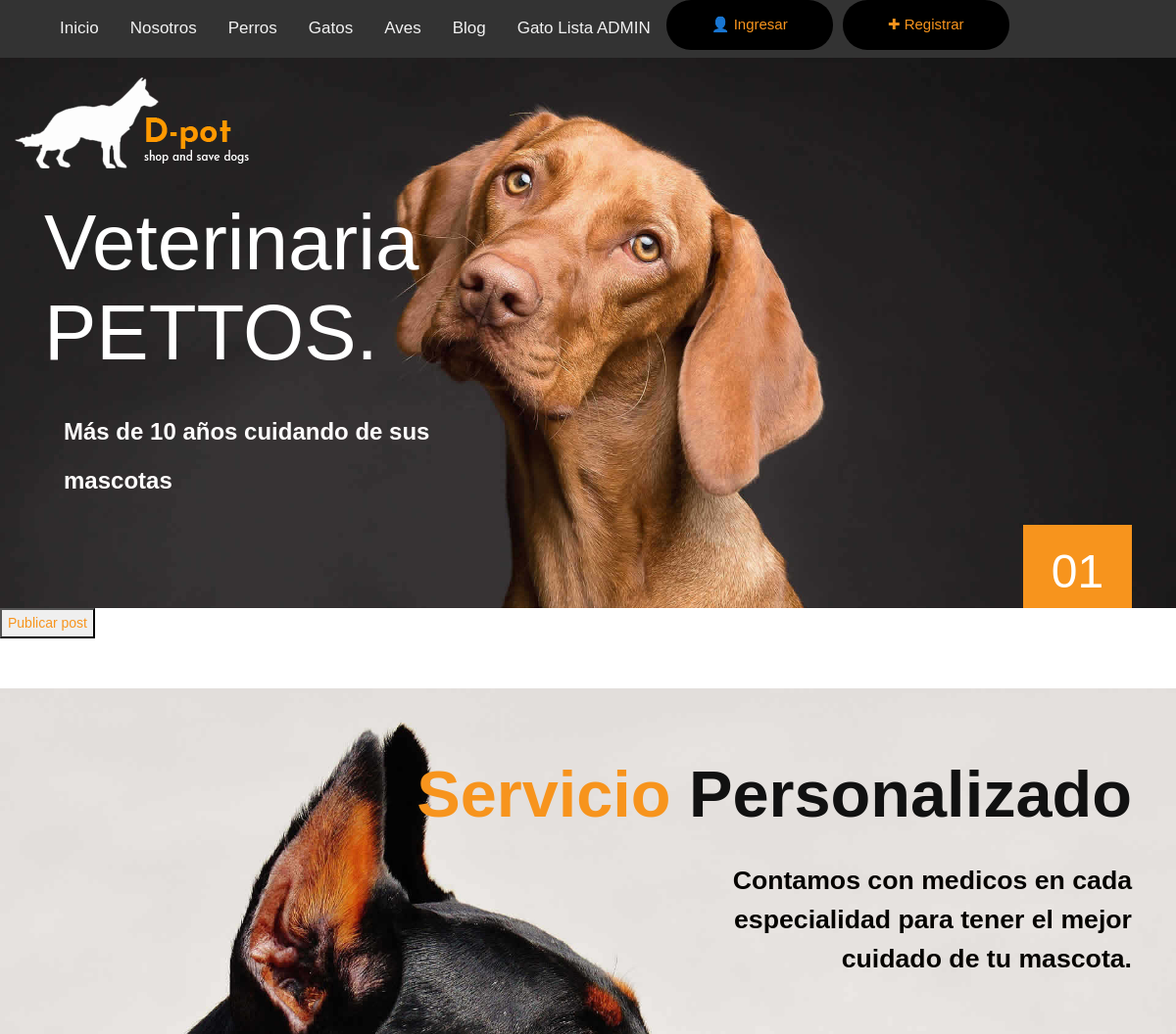
/AppCoder/leerblog (upper part), run on an earlier commit of the app's database.
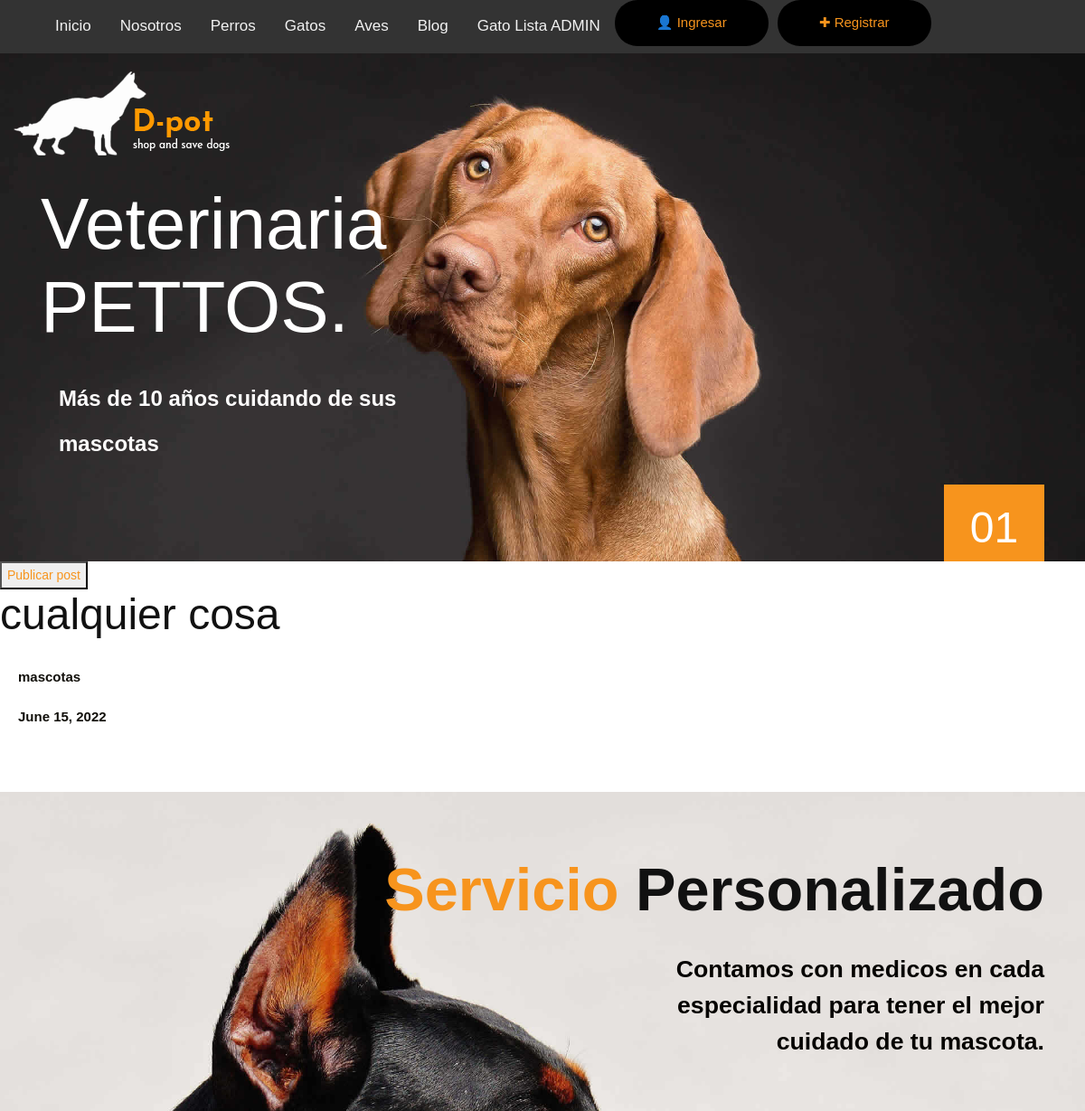
And on a later commit of the database.
### AppCoder/models.py (models this page shows)
class Post(models.Model):
    titulo=models.CharField(max_length=250)
    contenido=models.CharField(max_length=1000)
    fecha=models.DateField()

### AppCoder/views.py (the view)
# urls.py: path('leerblog',views.leerBlog, name= "Blog")
def leerBlog(request):
    blogs=Post.objects.all()
    contexto={"blogs":blogs}
    return render(request,"AppCoder/leerblog.html",contexto)

### AppCoder/templates/AppCoder/leerblog.html
{% extends 'AppCoder/padre.html' %}
{% load static %}
{% block contenidoQueCambia %}
<div>
    <button><a style="color: #f7941d;" href="{% url 'Publicar blog' %}">Publicar post</a></button>
</div>
<body>
    {% for b in blogs %}
        <h1>{{b.titulo}}</h1>
        <p>{{b.contenido}}</p>
        <p>{{b.fecha}}</p>
    {% endfor %}
    <br>
    <br>
</body>
{% endblock %}

### AppCoder/templates/AppCoder/padre.html (shortened to what this page needs)
<!DOCTYPE html>
<html lang="en">
<head>
{%load static %}
<link rel="stylesheet" type="text/css" href="{%static 'AppCoder/css/bootstrap.min.css'%}">
<link rel="stylesheet" type="text/css" href="{%static 'AppCoder/css/style.css'%}">
<link rel="stylesheet" href="{%static 'AppCoder/css/responsive.css'%}">
<link rel="stylesheet" href="{%static 'AppCoder/css/jquery.mCustomScrollbar.min.css'%}">
<link rel="stylesheet" href="https://netdna.bootstrapcdn.com/font-awesome/4.0.3/css/font-awesome.css">
<link rel="stylesheet" href="{%static 'AppCoder/css/owl.carousel.min.css'%}">
<link rel="stylesheet" href="{%static 'AppCoder/css/owl.theme.default.min.css'%}">
<link rel="stylesheet" href="https://cdnjs.cloudflare.com/ajax/libs/fancybox/2.1.5/jquery.fancybox.min.css" media="screen">
</head>
<body>
						<nav class="topnav">
							<div class="container">
							 <a href="{% url 'Inicio' %}">Inicio</a>
							<a href="{% url 'About' %}">Nosotros</a>
							<a href="{% url 'Perros' %}">Perros</a>
							<a href="{% url 'Gatos' %}">Gatos</a>
							<a href="{% url 'Aves' %}">Aves</a>
							<a href="{% url 'Blog' %}">Blog</a>
							<a href="{% url 'List' %}">Gato Lista ADMIN</a>
							{% if not request.user.is_aunthenticated %}
							<a class="btn btn-primary" style="font-size:15px;color: #f7941d;" href="{% url 'Login' %}">&#128100; Ingresar</a>
							{% endif %}
							{% if not  request.user.is_aunthenticated %}
							<a class="btn btn-primary" style="font-size:15px;color: #f7941d;" href="{% url 'Register' %}">&#10010; Registrar</a>
							{% endif %}
							</div>
			</nav>
	<div class="header_section">
					<div class="col-md-4">
						<div><a href="index.html"><img src="{%static 'AppCoder/images/logo.png' %}"></a></div>
	</div>
	<div class="banner_main">
		<div class="container">
			<div class="ram">
				<div class="row">
					<div class="col-sm-12">
						<h1 class="taital">Veterinaria PETTOS.</h1>
						<p class="consectetur_text">Más de 10 años cuidando de sus mascotas</p>
					</div>
				</div>
			</div>
			<div class="box">
				<h1 class="numbar_text">01</h1>
			</div>
		</div>
	</div>
</div>
{% block  contenidoQueCambia %}
    {% endblock  %}
	<div class="about_section">
		<div class="about_text">
			<div class="container">
				<h1 class="about_taital_1"><strong><span style="color: #f7941d;">Servicio</span> Personalizado</strong></h1>
				<p class="magna_text"> Contamos con medicos en cada especialidad para tener el mejor cuidado de tu mascota.</p>
				<div class="about">
				</div>
			</div>
		</div>
	</div>
</body>
</html>

### AppCoder/static/AppCoder/css/style.css (style rules this page uses)
* { box-sizing: border-box !important; transition: ease all 0.5s; }
html { scroll-behavior: smooth; }
body { color: #666666; font-size: 14px; font-family: 'Josefin Sans', sans-serif;; line-height: 1.80857; font-weight: normal; overflow-x: hidden; }
a { color: #1f1f1f; text-decoration: none !important; outline: none !important; -webkit-transition: all .3s ease-in-out; -moz-transition: all .3s ease-in-out; -ms-transition: all .3s ease-in-out; -o-transition: all .3s ease-in-out; transition: all .3s ease-in-out; }
h1, h2, h3, h4, h5, h6 { letter-spacing: 0; font-weight: normal; position: relative; padding: 0 0 10px 0; font-weight: normal; line-height: normal; color: #111111; margin: 0 }
h1 { font-size: 48px }
*, *::after, *::before { -webkit-box-sizing: border-box; -moz-box-sizing: border-box; box-sizing: border-box; }
p { margin: 20px; font-weight: 600; font-size: 15px; line-height: 24px; color: #110f0a; }
a { color: #ffffff; text-decoration: none; outline: none !important; }
.header_section { width: 100%; float: left; background-image: url(../images/banner.jpg); height: auto; padding-top: 20px; background-size: cover; }
.banner_main { width: 100%; float: left; padding-top: 30px; }
.taital { width: 57%; float: left; font-size: 60pt; color: #ffffff; text-align: right; }
.ram { width: 45%; float: left; }
.consectetur_text { width: 90%; float: left; font-size: 24px; color: #fefcfc; line-height: 50px; }
.box { width: 100%; float: left; text-align: right; }
.numbar_text { background-color: #f7941d; width: 10%; text-align: center; float: right; padding-top: 20px; color: #ffffff; }
.about_section { width: 100%; float: left; background-image: url(../images/about-img.jpg); height: auto; background-size: 100%; background-repeat: no-repeat; }
.about_text { width: 100%; float: left; }
.about_taital_1 { width: 100%; float: left; font-size: 50pt; text-align: right; margin-top: 70px; }
.about { padding-top: 715px; }
.magna_text { font-size: 20pt; color: #060401; text-align: right; line-height: 40px; width: 45%; float: right; margin-right: 0px; }
.btn-primary { background: #000000; border: indianred; max-width: 170px; width: 100%; margin-right: 10px; border-radius: 25px; }
.topnav { overflow: hidden; background-color: #333; }
.topnav a { float: left; color: #f2f2f2; text-align: center; padding: 14px 16px; text-decoration: none; font-size: 17px; }

What changed in the data, as far as the page shows it:
added Post: titulo "cualquier cosa", contenido "mascotas", fecha "June 15, 2022"
